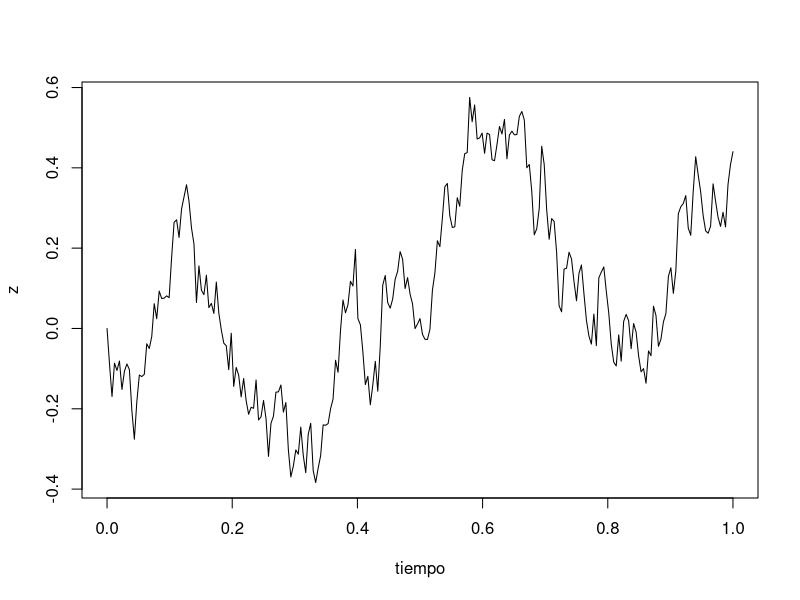
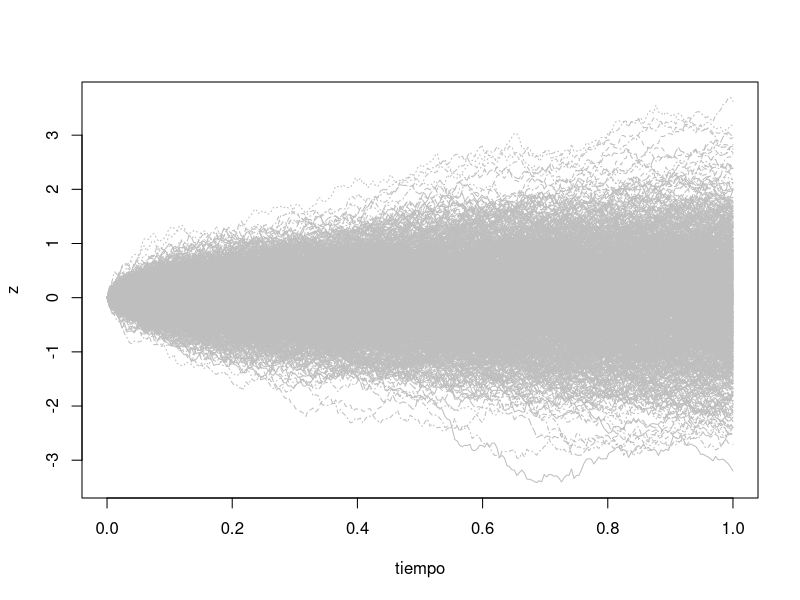
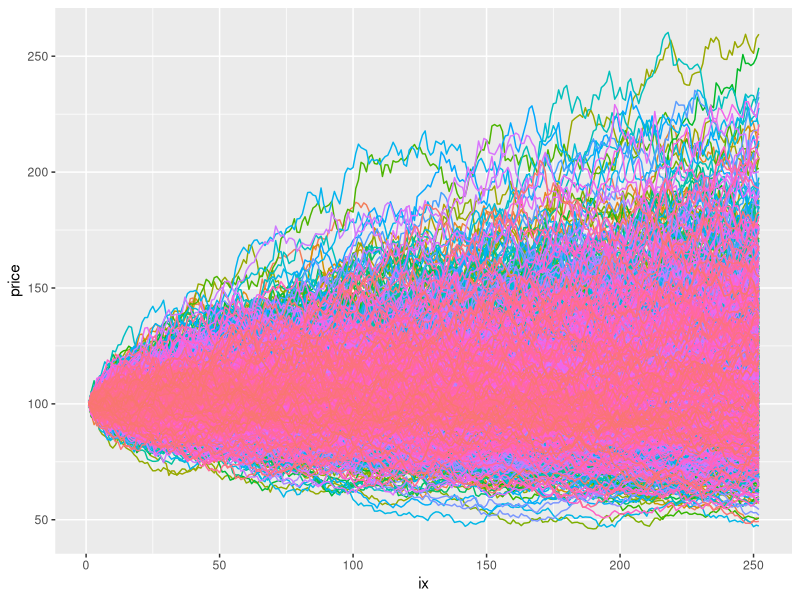

The R source for these figures, in order:
#################################################
# 
# Simulacion de proceso de Wiener
# 1 path
if (!require("tidyverse")){install.packages("tidyverse");library(tidyverse)}else{library(tidyverse)}
n = 252
T = 1
dt = T/n
tiempo <- seq(0, T, dt)

dz <- rnorm(n)*sqrt(dt)
z <- cumsum(dz)
z <- c(0, z)

plot(tiempo, z, t = "l")

# Simulaciones de proceso de Wiener
# R paths
R = 1000
n = 252
T = 1
dt = T/n
tiempo <- seq(0, T, dt)

dz <- matrix(rnorm(R*n),R)*sqrt(dt)
z <- apply(dz, 1, cumsum)
z <- rbind(0, z)
matplot(tiempo, z, col = "gray", t = "l")


###########################
# Simulacion de trayectorias del movimiento browniano geometrico (GBM)
# paths
R <- 1000
T <- 1
n <- 252
dt <- T/n

S <- 100
mu <- 0.15
sigma <- 0.30

GBM <- matrix(ncol = R, nrow = n)

for (r in 1:R) {
  GBM[1,r] <- S
  for (day in 2:n) {
    epsilon <- rnorm(1)
    GBM[day, r] <- GBM[(day-1), r] + mu*GBM[(day-1), r]*dt + sigma*GBM[(day-1), r]*epsilon*sqrt(dt)
  }
}

####################
# https://robotwealth.com/
library(tidyverse)

gbm_df <- as.data.frame(GBM) %>%
  mutate(ix = 1:nrow(GBM)) %>%
  pivot_longer(-ix, names_to = 'sim', values_to = 'price')

View(gbm_df)
gbm_df %>%
  ggplot(aes(x=ix, y=price, color=sim)) +
  geom_line() +
  theme(legend.position = 'none')
